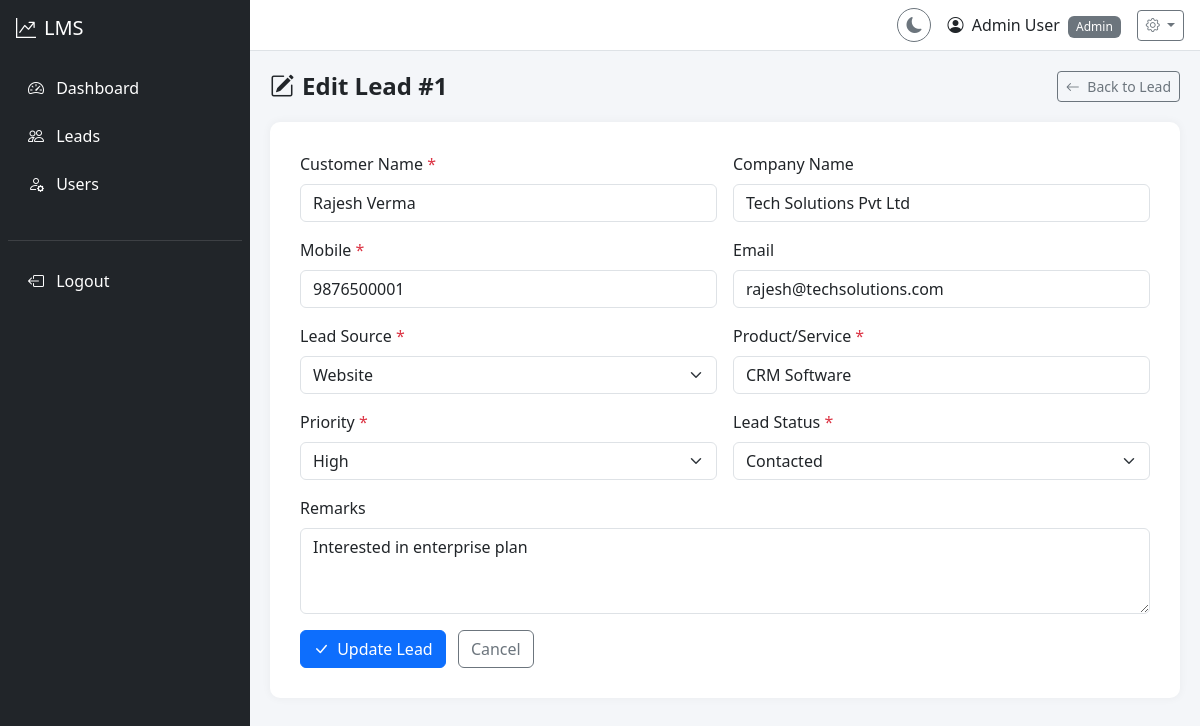
/user/leads/edit.php?id=1 (signed in), run on the app's committed database.
### tables this page shows
CREATE TABLE `leads` (
    `id` INT UNSIGNED NOT NULL AUTO_INCREMENT,
    `customer_name` VARCHAR(150) NOT NULL,
    `company_name` VARCHAR(150) DEFAULT NULL,
    `mobile` VARCHAR(20) NOT NULL,
    `email` VARCHAR(150) DEFAULT NULL,
    `lead_source` VARCHAR(50) NOT NULL,
    `product_service` VARCHAR(255) NOT NULL,
    `priority` ENUM('Low','Medium','High','Urgent') NOT NULL DEFAULT 'Medium',
    `assigned_user_id` INT UNSIGNED DEFAULT NULL,
    `lead_status` ENUM('New','Contacted','Follow Up','Interested','Converted','Not Interested','Lost') NOT NULL DEFAULT 'New',
    `remarks` TEXT DEFAULT NULL,
    `created_by` INT UNSIGNED NOT NULL,
    `created_at` DATETIME NOT NULL DEFAULT CURRENT_TIMESTAMP,
    `updated_at` DATETIME NOT NULL DEFAULT CURRENT_TIMESTAMP ON UPDATE CURRENT_TIMESTAMP,
    `deleted_at` DATETIME DEFAULT NULL,
    PRIMARY KEY (`id`),
    KEY `idx_leads_assigned_user` (`assigned_user_id`),
    KEY `idx_leads_created_by` (`created_by`),
    KEY `idx_leads_status` (`lead_status`),
    KEY `idx_leads_source` (`lead_source`),
    KEY `idx_leads_priority` (`priority`),
    KEY `idx_leads_created_at` (`created_at`),
    KEY `idx_leads_email` (`email`),
    KEY `idx_leads_mobile` (`mobile`),
    KEY `idx_leads_deleted_at` (`deleted_at`),
    CONSTRAINT `fk_leads_assigned_user` FOREIGN KEY (`assigned_user_id`) REFERENCES `users` (`id`) ON DELETE SET NULL,
    CONSTRAINT `fk_leads_created_by` FOREIGN KEY (`created_by`) REFERENCES `users` (`id`) ON DELETE CASCADE
);

### includes/functions.php (called while the page is built, shortened)
<?php
function escape($input) {
    return htmlspecialchars($input, ENT_QUOTES, 'UTF-8');
}
function getLeadSources() {
    return ['Website', 'Referral', 'Facebook', 'Instagram', 'Google', 'LinkedIn', 'Advertisement', 'Cold Call', 'Other'];
}
function getLeadStatuses() {
    return ['New', 'Contacted', 'Follow Up', 'Interested', 'Converted', 'Not Interested', 'Lost'];
}
function getPriorities() {
    return ['Low', 'Medium', 'High', 'Urgent'];
}

### user/leads/edit.php (the view, shortened to what this page needs)
<?php
$db = getDBConnection();
$leadId = intval($_GET['id'] ?? 0);
$stmt = $db->prepare("SELECT * FROM leads WHERE id = ? AND deleted_at IS NULL");
$stmt->execute([$leadId]);
$lead = $stmt->fetch();
require_once __DIR__ . '/../../includes/header.php';
require_once __DIR__ . '/../../includes/sidebar.php';
?>
<div class="content-wrapper">
    <?php require_once __DIR__ . '/../../includes/navbar.php'; ?>
    <div class="content">
        <div class="page-header">
            <h4><i class="bi bi-pencil-square me-2"></i>Edit Lead #<?= $leadId ?></h4>
            <a href="/LeadManagement/user/leads/view.php?id=<?= $leadId ?>" class="btn btn-outline-secondary btn-sm">
                <i class="bi bi-arrow-left me-1"></i> Back to Lead
            </a>
        </div>
        <div class="form-container">
            <form method="POST" action="">
                <div class="row g-3">
                    <div class="col-md-6">
                        <label for="customer_name" class="form-label">Customer Name <span class="text-danger">*</span></label>
                        <input type="text" class="form-control" id="customer_name" name="customer_name" value="<?= escape($lead['customer_name']) ?>" required>
                    </div>
                    <div class="col-md-6">
                        <label for="company_name" class="form-label">Company Name</label>
                        <input type="text" class="form-control" id="company_name" name="company_name" value="<?= escape($lead['company_name'] ?? '') ?>">
                    </div>
                    <div class="col-md-6">
                        <label for="mobile" class="form-label">Mobile <span class="text-danger">*</span></label>
                        <input type="text" class="form-control" id="mobile" name="mobile" value="<?= escape($lead['mobile']) ?>" required>
                    </div>
                    <div class="col-md-6">
                        <label for="email" class="form-label">Email</label>
                        <input type="email" class="form-control" id="email" name="email" value="<?= escape($lead['email'] ?? '') ?>">
                    </div>
                    <div class="col-md-6">
                        <label for="lead_source" class="form-label">Lead Source <span class="text-danger">*</span></label>
                        <select class="form-select" id="lead_source" name="lead_source" required>
                            <?php foreach (getLeadSources() as $source): ?>
                            <option value="<?= $source ?>" <?= $lead['lead_source'] === $source ? 'selected' : '' ?>><?= $source ?></option>
                            <?php endforeach; ?>
                        </select>
                    </div>
                    <div class="col-md-6">
                        <label for="product_service" class="form-label">Product/Service <span class="text-danger">*</span></label>
                        <input type="text" class="form-control" id="product_service" name="product_service" value="<?= escape($lead['product_service']) ?>" required>
                    </div>
                    <div class="col-md-6">
                        <label for="priority" class="form-label">Priority <span class="text-danger">*</span></label>
                        <select class="form-select" id="priority" name="priority" required>
                            <?php foreach (getPriorities() as $p): ?>
                            <option value="<?= $p ?>" <?= $lead['priority'] === $p ? 'selected' : '' ?>><?= $p ?></option>
                            <?php endforeach; ?>
                        </select>
                    </div>
                    <div class="col-md-6">
                        <label for="lead_status" class="form-label">Lead Status <span class="text-danger">*</span></label>
                        <select class="form-select" id="lead_status" name="lead_status" required>
                            <?php foreach (getLeadStatuses() as $s): ?>
                            <option value="<?= $s ?>" <?= $lead['lead_status'] === $s ? 'selected' : '' ?>><?= $s ?></option>
                            <?php endforeach; ?>
                        </select>
                    </div>
                    <div class="col-12">
                        <label for="remarks" class="form-label">Remarks</label>
                        <textarea class="form-control" id="remarks" name="remarks" rows="3"><?= escape($lead['remarks'] ?? '') ?></textarea>
                    </div>
                    <div class="col-12">
                        <button type="submit" class="btn btn-primary"><i class="bi bi-check-lg me-1"></i> Update Lead</button>
                        <a href="/LeadManagement/user/leads/view.php?id=<?= $leadId ?>" class="btn btn-outline-secondary ms-2">Cancel</a>
                    </div>
                </div>
            </form>
        </div>
    </div>
</div>
<?php require_once __DIR__ . '/../../includes/footer.php'; ?>

### assets/css/style.css (style rules this page uses)
* { margin: 0; padding: 0; box-sizing: border-box; }
body { font-family: 'Segoe UI', Tahoma, Geneva, Verdana, sans-serif; background-color: #f4f6f9; overflow-x: hidden; transition: background-color 0.3s, color 0.3s; }
.content-wrapper { margin-left: 250px; width: calc(100% - 250px); min-height: 100vh; transition: all 0.3s; }
.content { padding: 20px; }
.form-container { background: white; border-radius: 10px; padding: 30px; box-shadow: 0 0 10px rgba(0, 0, 0, 0.05); }
.page-header { display: flex; justify-content: space-between; align-items: center; margin-bottom: 20px; flex-wrap: wrap; gap: 10px; }
.page-header h4 { margin: 0; font-weight: 600; }

### data on the page
leads: customer_name "Rajesh Verma", company_name "Tech Solutions Pvt Ltd", mobile "9876500001", email "rajesh@techsolutions.com", lead_source "Website", product_service "CRM Software", priority "High", lead_status "Contacted", remarks "Interested in enterprise plan"

### other printed values
$_SESSION['user_name'] "Admin User"
$_SESSION['user_role'] "Admin"
$leadId "1"
